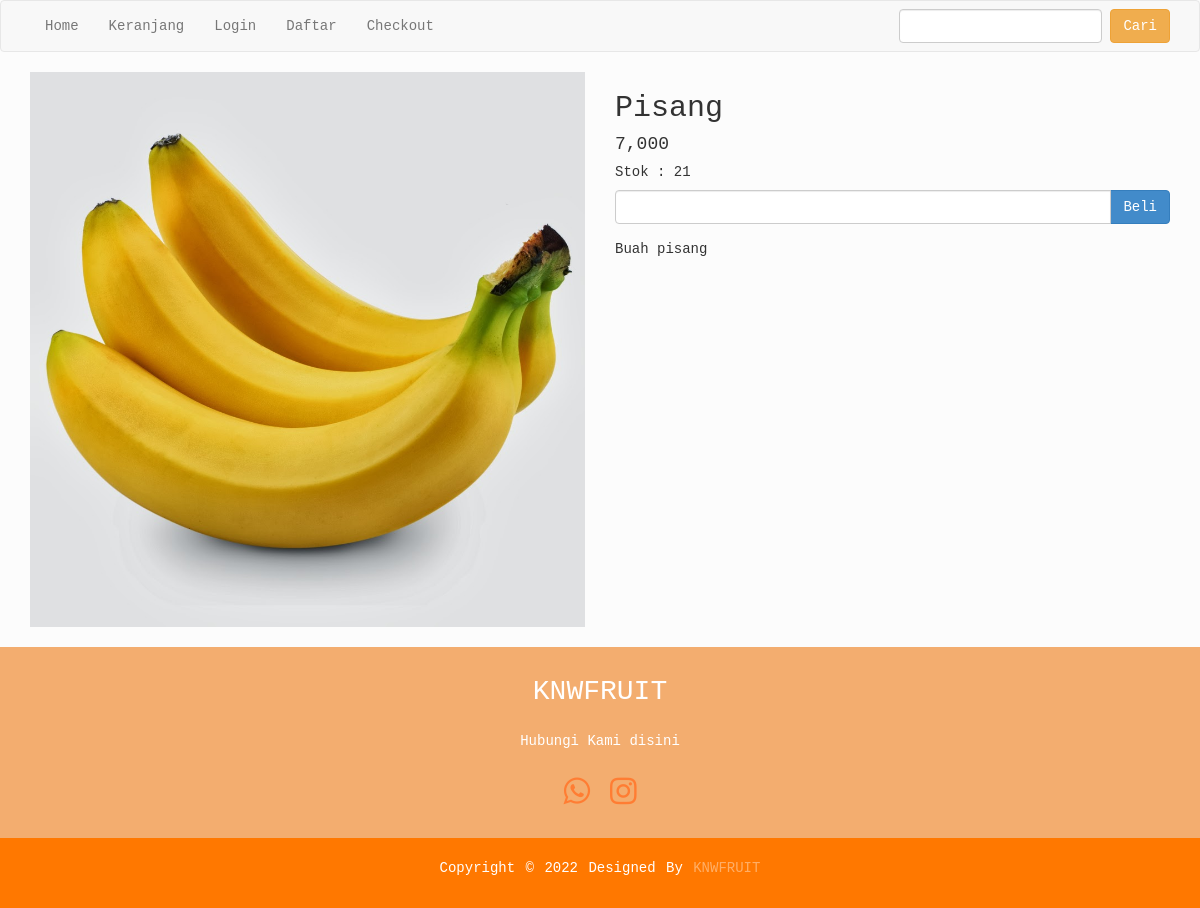
Page /detail.php?id=2 on the earlier database version.
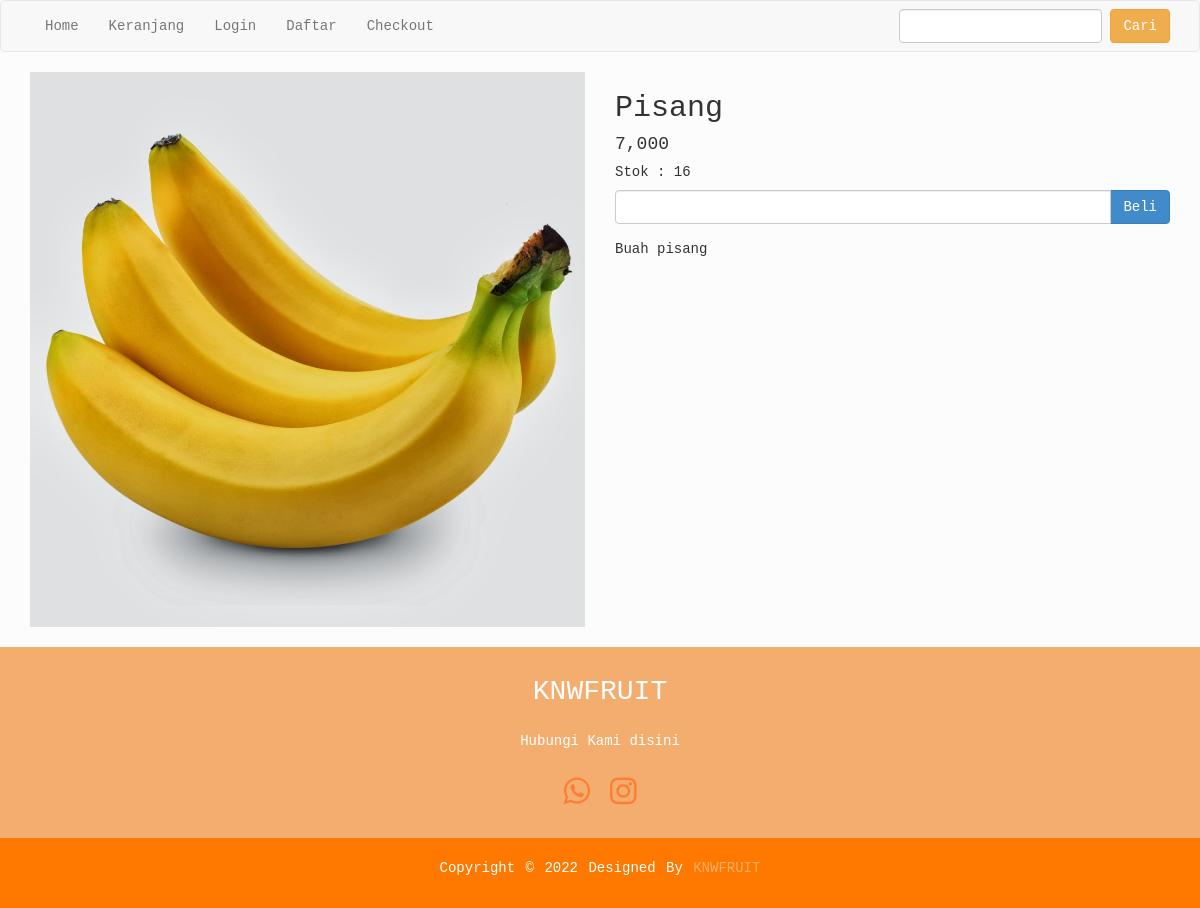
Same page on the later database version.
### tables this page shows
CREATE TABLE `produk` (
  `id_produk` int(11) NOT NULL,
  `nama_produk` varchar(25) NOT NULL,
  `harga_produk` int(11) NOT NULL,
  `foto_produk` varchar(50) NOT NULL,
  `deskripsi_produk` text NOT NULL,
  `stok_produk` int(10) NOT NULL,
  `berat` int(11) NOT NULL
);

### detail.php (the view, shortened to what this page needs)
<?php
include 'koneksi.php';
?>
<?php
$id_produk = $_GET["id"];
$ambil = $koneksi->query("SELECT * FROM produk WHERE id_produk='$id_produk'");
$detail = $ambil->fetch_assoc();
?>
<!DOCTYPE html>
<html>
<head>
	<link rel="stylesheet" href="admin/assets/css/bootstrap.css">
</head>
<body>
<?php include 'menu.php'; ?>
<section class="konten" style="font-family: monospace;">
	<div class="container">
		<div class="row">
			<div class="col-md-6">
				<img src="foto_produk/<?php echo $detail["foto_produk"]; ?>" class="img-responsive">
			</div>
			<div class="col-md-6">
				<h2><?php echo $detail["nama_produk"] ?></h2>
				<h4><?php echo number_format($detail["harga_produk"]); ?></h4>
				<h5>Stok : <?php echo $detail['stok_produk'] ?></h5>
				<form method="post">
					<div class="form-group">
						<div class="input-group">
							<input type="number" min="1" class="form-control" name="jumlah"
								max="<?php echo $detail['stok_produk'] ?>">
							<div class="input-group-btn">
								<button class="btn btn-primary" name="beli">Beli</button>
							</div>
						</div>
					</div>
				</form>
				<p><?php echo $detail["deskripsi_produk"]; ?></p>
			</div>
		</div>
	</div>
</section> <br>
<?php include 'footer.php'; ?>
</body>
</html>

Differences in the rows shown:
changed produk "Pisang": stok_produk "21" → "16"
